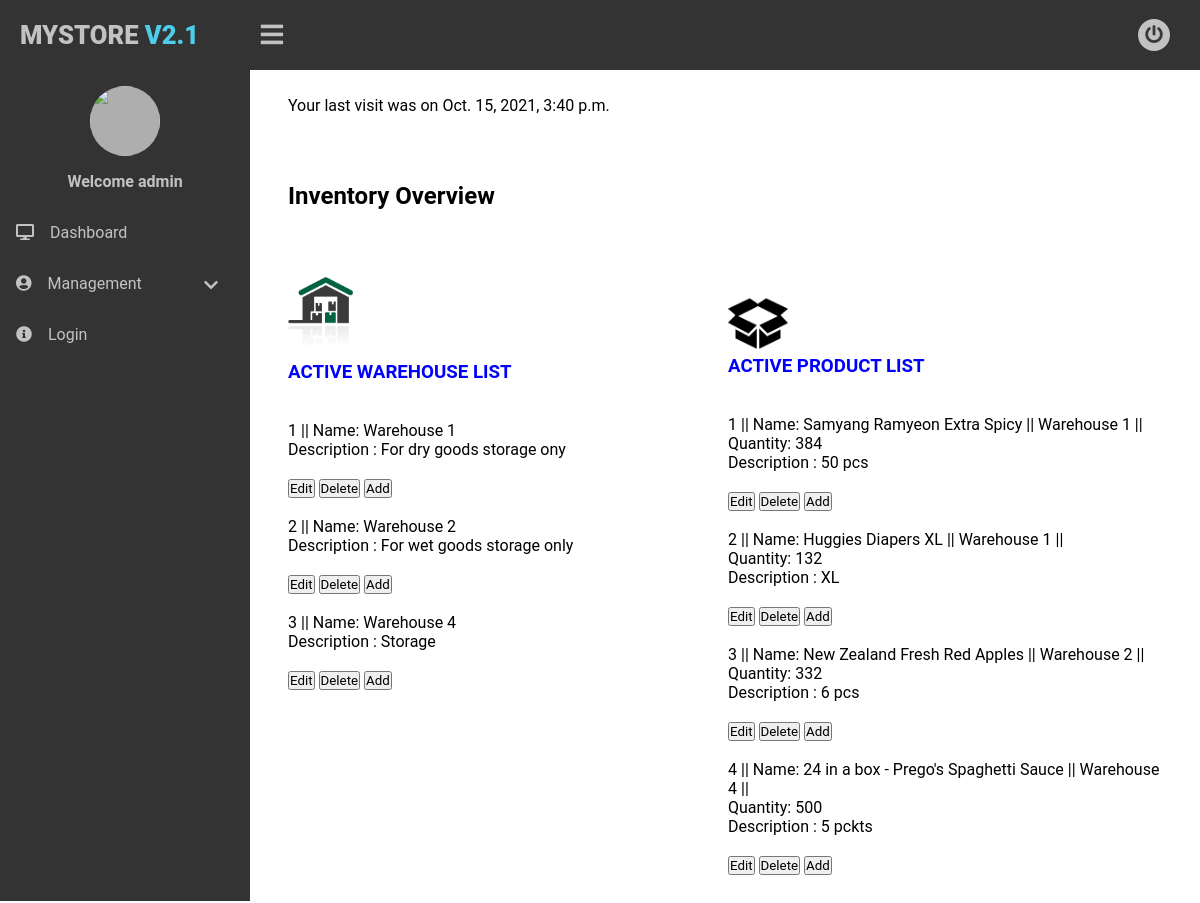
The page / (signed in) on the database its author committed.
### mystorev2/models.py (models this page shows, shortened)
class User(AbstractBaseUser):
    first_name = models.CharField(verbose_name='first name', max_length=200)
    last_name = models.CharField(verbose_name='last name', max_length=200)
    group = models.ForeignKey(
        Group, on_delete=models.CASCADE, null=True, blank=True)
    username = models.CharField(max_length=20, unique=True)
    email = models.EmailField(max_length=255, unique=True)
    date_joined = models.DateTimeField(
        verbose_name='date joined', auto_now_add=True)
    last_login = models.DateTimeField(
        verbose_name='last login', auto_now_add=True)
    is_admin = models.BooleanField(default=False)
    is_active = models.BooleanField(default=True)
    is_staff = models.BooleanField(default=False)
    is_superuser = models.BooleanField(default=False)
    USERNAME_FIELD = 'username'
    REQUIRED_FIELDS = ['email', 'group']
    objects = UserManager()

class Warehouse(models.Model):
    wh_name = models.CharField(max_length=200)
    wh_desc = models.CharField(max_length=200)
    def __str__(self):
        return self.wh_name

class Product(models.Model):
    prodkey = models.ForeignKey(Warehouse, on_delete=models.CASCADE)
    prod_name = models.CharField(max_length=200)
    prod_desc = models.CharField(max_length=200)
    prod_qty = models.IntegerField(default=0)

### mystorev2/views.py (the view)
# urls.py: path("", WarehouseList.as_view(), name='dashboard'),
class WarehouseList(ListView):
    model = Warehouse
    context_object_name = 'warehouse'
    template_name = 'dashboard.html'
    def get_context_data(self, **kwargs):
        context = super(WarehouseList, self).get_context_data(**kwargs)
        context['product'] = Product.objects.all()
        return context

### templates/dashboard.html (shortened to what this page needs)
{% extends 'base.html' %} {% block content%}
      <div class="main-container">
        <div class="card">
              {% if user.is_staff%}
          <p>
            Your last visit was on {{user.last_login}}
            <br><br>
          </p>
        </div>
        <div class="card">
          <h2>
            Inventory Overview
          </h2>
        </div>
        <div class="card">
          <p>
            <div style="width:100%;">
            <div style="float:left; width:50%;">
            <br />
            <body>
                {% load static %} <img src="{% static "mystorev2/media/warehouse.png" %}" width = "65" height = "80 "alt="warehouse"/>
                <h3 style="color:blue">ACTIVE WAREHOUSE LIST</h3><br><br>
                {%for ware in warehouse%}
                {{ware.id}} || Name: {{ware.wh_name}} <br>
                Description : {{ware.wh_desc}} <br><br>
                <a href="{{ware.id}}/update-wh">
                    <input type="button" value="Edit"/>
                 </a>
                 <a href="{{ware.id}}/delete-wh">
                    <input type="button" value="Delete"/>
                 </a>
                 <a href="/add-wh">
                    <input type="button" value="Add"/>
                 </a> <br><br>
                {%endfor%}
            </body>
            <br />
        </div>
        <div style="float:right; width:50%; ">
            <br />
            <body>
                <br>
                {% load static %} <img src="{% static "mystorev2/media/product.png" %}" width = "60" height = "55 "alt="product"/>
                <h3 style="color:blue">ACTIVE PRODUCT LIST</h3><br><br>
                {%for prod in product%}
                {{prod.id}} || Name: {{prod.prod_name}} || {{prod.prodkey}} ||<br>
                Quantity: {{prod.prod_qty}}<br>
                Description : {{prod.prod_desc}}<br><br>
                <a href="{{prod.id}}/update-pd">
                    <input type="button" value="Edit"/>
                 </a>
                 <a href="{{prod.id}}/delete-pd">
                    <input type="button" value="Delete"/>
                 </a>
                 <a href="/add-pd">
                    <input type="button" value="Add"/>
                 </a> <br><br>
                {%endfor%}
            </body>
            <br />
        </div>
          </p>
           {% else %}
                    <p>You are not authorized to view this page. Please contact administrator or </p>
                    <p>Login<a href="/login"> with the right access here</a></p>
                {% endif %}
        </div>
      </div>
  {% endblock%}

### templates/base.html (shortened to what this page needs)
{% load static %}
<!DOCTYPE html>
<html lang="pt-br">
  <head>
    <link
      href="{% static 'mystorev2/css/estilo.css'%}"
      rel="stylesheet"
      type="text/css"
    />
    <link
      href="https://cdnjs.cloudflare.com/ajax/libs/font-awesome/5.15.1/css/all.min.css"
      rel="stylesheet"
      type="text/css"
    />
  </head>
  <body>
    <div class="wrapper">
      <div class="header">
        <div class="header-menu">
          <div class="title">MyStore <span>V2.1</span></div>
          <div class="sidebar-btn">
            <i class="fas fa-bars"></i>
          </div>
          <ul>
            <li>
              <a href="/logout/"><i class="fas fa-power-off"></i></a>
            </li>
          </ul>
        </div>
      </div>
      <div class="sidebar">
        <div class="sidebar-menu">
          <center class="profile">
            <img src="{% static 'mystorev2/img/profile/monkey.png'%}" alt="" />
            <p>Welcome {{user.username}}</p>
          </center>
          <li class="item">
            <a href="/" class="menu-btn">
              <i class="fas fa-desktop"></i><span>Dashboard</span>
            </a>
          </li>
          <li class="item" id="profile">
            <a href="#profile" class="menu-btn">
              <i class="fas fa-user-circle"></i
              ><span
                >Management <i class="fas fa-chevron-down drop-down"></i
              ></span>
            </a>
          </li>
          <li class="item">
            <a href="/login" class="menu-btn">
              <i class="fas fa-info-circle"></i><span>Login</span>
            </a>
          </li>
        </div>
      </div>
      {% block content %} {% endblock%}
    </div>
  </body>
</html>

### static/mystorev2/css/estilo.css (style rules this page uses)
* { margin: 0; padding: 0; font-family: "Roboto", sans-serif; list-style: none; text-decoration: none; box-sizing: border-box; }
body { background: #fff; }
.wrapper .header { z-index: 1; background: rgba(0,0,0,.8); position: fixed; width: calc(100% - 0%); height: 70px; display: flex; top: 0; }
.wrapper .header .header-menu { width: calc(100% - 0%); height: 100%; display: flex; justify-content: space-between; align-items: center; padding: 0 20px; }
.wrapper .header .header-menu .title { color: rgba(255,255,255,.7); font-size: 1.6em; text-transform: uppercase; font-weight: 900; }
.wrapper .header .header-menu .title span { color: #4cceeb; }
.wrapper .header .header-menu .sidebar-btn { color: rgba(255,255,255,.7); position: absolute; margin-left: 9.4em; font-size: 1.6em; font-weight: 600; cursor: pointer; transition: all 1s; }
.wrapper .header .header-menu ul { display: flex; }
.wrapper .header .header-menu ul li a { background-color: rgba(255,255,255,.7); color: rgba(0,0,0,.7); display: block; margin: 0 10px; font-size: 18px; width: 32px; height: 32px; line-height: 32px; text-align: center; border-radius: 50%; transition: all 1s; }
.wrapper .sidebar { z-index: 1; background: rgba(0,0,0,.8); position: fixed; top: 70px; width: 250px; height: calc(100% - 9%); transition: all 1s; overflow-y: hidden; }
.wrapper .sidebar .sidebar-menu { overflow: hidden; }
.wrapper .sidebar .sidebar-menu .profile img { margin: 1em auto; width: 70px; height: 70px; border-radius: 50%; }
.profile img { background-color: rgba(255,255,255,.6); transition: all 1s; }
.wrapper .sidebar .sidebar-menu .profile p { color: rgba(255,255,255,.7); font-weight: 700; margin-bottom: 1em; }
.wrapper .sidebar .sidebar-menu .item { width: 250px; overflow: hidden; }
.wrapper .sidebar .sidebar-menu .item .menu-btn { display: block; color: rgba(255,255,255,.7); position: relative; padding: 1em; transition: all 1s; }
.wrapper .sidebar .sidebar-menu .item .menu-btn i { margin-right: 1em; }
.wrapper .sidebar .sidebar-menu .item .menu-btn .drop-down { float: right; font-size: 1em; margin-top: .2em; }
.main-container { width: (100% - 250px); margin-top: 4em; margin-left: 16em; padding: 1em;; height: 100vh; transition: all 1s; }
.wrapper .main-container .card { background: #fff; padding: 1em; font-size: 1em; margin-bottom: 1em; }

### rows shown on the page
User: username "admin", last_login "Oct. 15, 2021, 3:40 p.m."
Warehouse: id "1", wh_name "Warehouse 1", wh_desc "For dry goods storage ony"
Warehouse: id "2", wh_name "Warehouse 2", wh_desc "For wet goods storage only"
Warehouse: id "3", wh_name "Warehouse 4", wh_desc "Storage"
Product: id "1", prod_name "Samyang Ramyeon Extra Spicy", prodkey "Warehouse 1", prod_qty "384", prod_desc "50 pcs"
Product: id "2", prod_name "Huggies Diapers XL", prodkey "Warehouse 1", prod_qty "132", prod_desc "XL"
Product: id "3", prod_name "New Zealand Fresh Red Apples", prodkey "Warehouse 2", prod_qty "332", prod_desc "6 pcs"
Product: id "4", prod_name "24 in a box - Prego's Spaghetti Sauce", prodkey "Warehouse 4", prod_qty "500", prod_desc "5 pckts"
